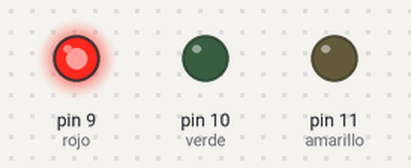
The sketch below on a simulated Arduino Uno, built with avr-gcc and run on an emulated ATmega328P. On the bench: output pins drawn as LEDs (lit = HIGH).

Above: at 2.5 s.
At 7.5 s:
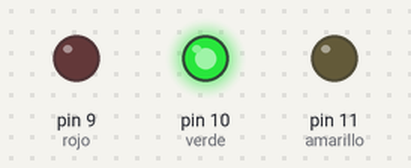
At 10.5 s:
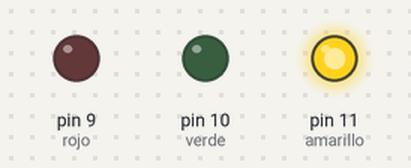
Timing chart, 0 to 14.3 s (numbered marks = the images above):
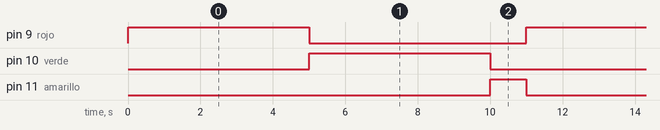

Measured:
- by itself, pin 9 (rojo), pin 10 (verde): alternates HIGH for 5.0 s and LOW for 6.0 s
- by itself, pin 11 (amarillo): alternates HIGH for 1.0 s and LOW for 10.0 s
- by itself, everything shown: repeats every 11.0 s, in 6 steps

The sketch:

street_light.ino
```cpp
/**
 * Semaforo rojo - verde - amarillo
 * Requiere:
 *   - 3 leds (rojo, verde, amarillo... curyos pines tienen que ponerse en sentido + y - correcto)
 *   - 1 resistencia de 330 Ohm
 *   - Cables, protoboard y Arduino
 * Howto:
 *   - Conectar pines Arduino a leds correspondientes.
 *   - Conectar salidas de los leds a entrada de la resistencia y la salida de la resistencia a tierra
 */

// Definicion de pines
int rojo = 9;
int amarillo = 11;
int verde = 10;

// 1 = rojo, 2 = amarillo, 3 = verde
int estado = 1;

// the setup routine runs once when you press reset:
void setup() {
  // Inicializamos las salidas digitales (pines) como OUTPUTs
  pinMode( rojo, OUTPUT);
  pinMode( amarillo, OUTPUT);
  pinMode( verde, OUTPUT);
  estado = 1; // Rojo

  // Apagamos todos leds
  digitalWrite( rojo, LOW );
  digitalWrite( amarillo, LOW );
  digitalWrite( verde, LOW );
}

// the loop routine runs over and over again forever:
void loop() {
  // Segun el estado, encendemos led, esperamos, apagamos led e indicamos
  // cual es el siguiente estado
  if ( estado == 1 ) { // Rojo
    digitalWrite( rojo, HIGH );
    delay(5000);
    estado = 3; // Pasamos al verde
    digitalWrite( rojo, LOW );

  } else if ( estado == 3 ) { // Verde
    digitalWrite( verde, HIGH );
    delay(5000);
    estado = 2; // Pasamos al amarillo
    digitalWrite( verde, LOW );

  } else if ( estado == 2 ) { // Estado amarillo
    digitalWrite( amarillo, HIGH );
    delay(1000);
    estado = 1; // Pasamos al rojo
    digitalWrite( amarillo, LOW );
  }


}
```
